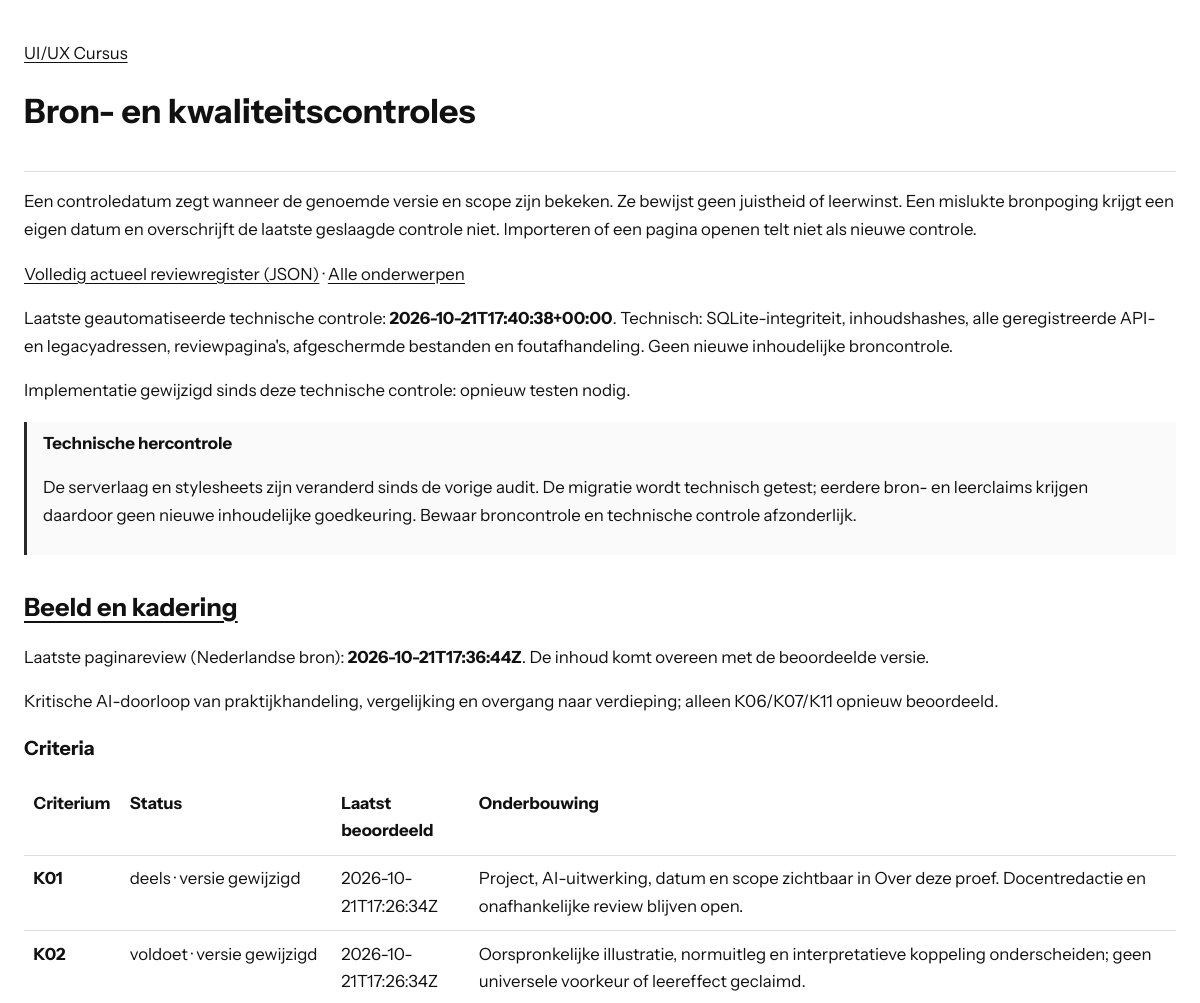
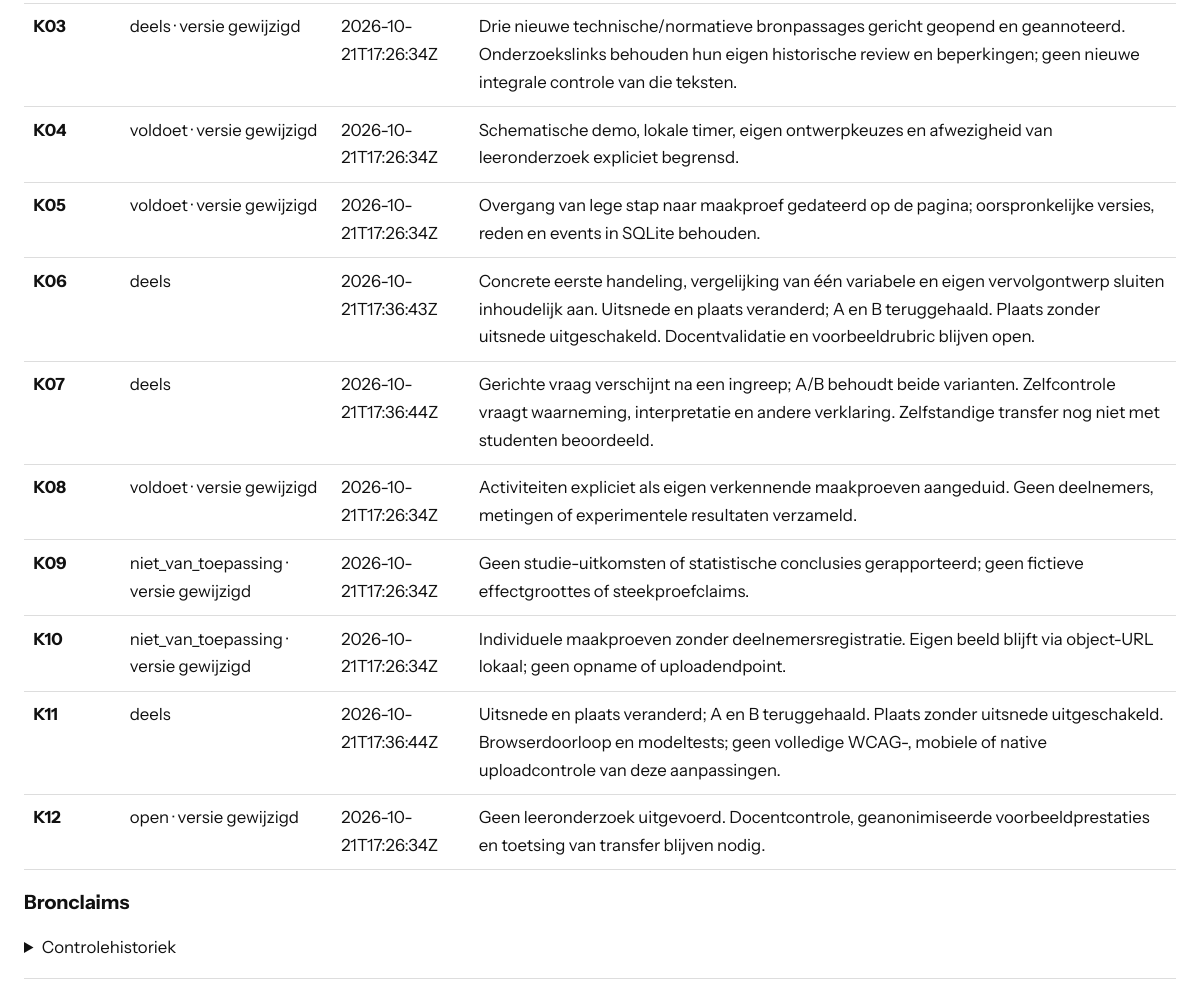
Page /checks.php?topic=herkennen on the committed database (2 pictures, top to bottom).
### tables this page shows
CREATE TABLE metadata (key TEXT PRIMARY KEY, value TEXT NOT NULL);

CREATE TABLE criterion_checks (
    topic_id TEXT NOT NULL REFERENCES topics(id), criterion TEXT NOT NULL,
    status TEXT NOT NULL, evidence TEXT NOT NULL, last_checked_at TEXT,
    checked_hash TEXT NOT NULL, PRIMARY KEY(topic_id,criterion)
);

### lib/course.php (called while the page is built, shortened)
<?php
function course_decode(string $value): array
{
    return json_decode($value, true, 512, JSON_THROW_ON_ERROR);
}
function course_meta(PDO $db, string $key): array
{
    $q = $db->prepare('SELECT value FROM metadata WHERE key = ?');
    $q->execute([$key]);
    $value = $q->fetchColumn();
    return $value === false ? [] : course_decode($value);
}
function course_topics(PDO $db): array
{
    $q = $db->prepare('SELECT id, metadata_json FROM topics ORDER BY position');
    $q->execute();
    return array_map(static function (array $row): array {
        $topic = course_decode($row['metadata_json']);
        $topic['contentFile'] = 'api.php?resource=content&id=' . rawurlencode($row['id']) . '&lang=nl';
        return $topic;
    }, $q->fetchAll());
}
function course_review(PDO $db, string $id): ?array
{
    $q = $db->prepare('SELECT p.*, c.content_hash FROM page_reviews p JOIN contents c ON c.topic_id=p.topic_id AND c.lang=? WHERE p.topic_id=?');
    $q->execute(['nl', $id]);
    $row = $q->fetch();
    $review = course_decode($row['review_json']);
    $review['review_language'] = 'nl';
    $review['last_checked_at'] = $row['last_checked_at'];
    $review['checked_hash'] = $row['checked_hash'];
    $review['current_hash'] = $row['content_hash'];
    $review['needs_content_review'] = $row['checked_hash'] !== $row['content_hash'];
    $q = $db->prepare('SELECT * FROM criterion_checks WHERE topic_id=? ORDER BY criterion');
    $q->execute([$id]);
    foreach ($q as $item) {
        $review['criteria'][$item['criterion']] = [
            'status' => $item['status'], 'evidence' => $item['evidence'],
            'last_checked_at' => $item['last_checked_at'], 'checked_hash' => $item['checked_hash'],
            'needs_review' => $item['checked_hash'] !== $row['content_hash'],
        ];
    }
    $q = $db->prepare('SELECT * FROM claims WHERE topic_id=? ORDER BY id');
    $q->execute([$id]);
    $review['claims'] = [];
    return $review;
}
function course_dependencies(PDO $db): array
{
    $expected = course_meta($db, 'audit')['dependency_hashes'] ?? [];
    $result = [];
    foreach ($expected as $file => $hash) {
        $path = COURSE_ROOT . '/' . $file;
        $current = is_file($path) ? hash_file('sha256', $path) : null;
        $result[] = ['file' => $file, 'checked_hash' => $hash, 'current_hash' => $current, 'needs_review' => $current !== $hash];
    }
    return $result;
}
function course_e(mixed $text): string
{
    return htmlspecialchars((string)$text, ENT_QUOTES | ENT_SUBSTITUTE, 'UTF-8');
}
function course_slug(mixed $value): ?string
{
    return is_string($value) && preg_match('/\A[a-z0-9]+(?:-[a-z0-9]+)*\z/D', $value) ? $value : null;
}

### checks.php (the view, shortened to what this page needs)
<?php
require_once __DIR__ . '/lib/course.php';
try {
    $db = course_db();
    $topics = course_topics($db);
    $selected = isset($_GET['topic']) ? course_slug($_GET['topic']) : null;
    $review = $selected !== null ? course_review($db, $selected) : null;
    $reviews = $selected === null ? course_reviews($db)['records'] : [$review];
} catch (Throwable $error) {
    error_log('Course checks: ' . $error->getMessage());
    http_response_code(503);
    exit('De controles zijn tijdelijk niet beschikbaar.');
}
?>
<!doctype html>
<html lang="nl"><head><meta charset="utf-8"><meta name="viewport" content="width=device-width,initial-scale=1">
<title>Bron- en kwaliteitscontroles - UI/UX Cursus</title><link rel="stylesheet" href="styles/checks.css?v=instrument1"></head>
<body><header><a href="index.php">UI/UX Cursus</a><h1>Bron- en kwaliteitscontroles</h1></header><main>
<p>Een controledatum zegt wanneer de genoemde versie en scope zijn bekeken. Ze bewijst geen juistheid of leerwinst. Een mislukte bronpoging krijgt een eigen datum en overschrijft de laatste geslaagde controle niet. Importeren of een pagina openen telt niet als nieuwe controle.</p>
<p><a href="api.php?resource=reviews">Volledig actueel reviewregister (JSON)</a> · <a href="checks.php">Alle onderwerpen</a></p>
<?php $technical = course_meta($db, 'technical_validation'); if ($technical): ?>
<p>Laatste geautomatiseerde technische controle: <strong><?= course_e($technical['validated_at']) ?></strong>. <?= course_e($technical['scope']) ?></p>
<?php $technicalChanged = array_filter($technical['file_hashes'], static fn(string $hash, string $file): bool => !is_file(COURSE_ROOT . '/' . $file) || hash_file('sha256', COURSE_ROOT . '/' . $file) !== $hash, ARRAY_FILTER_USE_BOTH); if ($technicalChanged): ?><p>Implementatie gewijzigd sinds deze technische controle: opnieuw testen nodig.</p><?php endif; ?>
<?php endif; ?>
<?php $changed = array_filter(course_dependencies($db), static fn(array $r): bool => $r['needs_review']); ?>
<?php if ($changed): ?><aside><strong>Technische hercontrole</strong><p>De serverlaag en stylesheets zijn veranderd sinds de vorige audit. De migratie wordt technisch getest; eerdere bron- en leerclaims krijgen daardoor geen nieuwe inhoudelijke goedkeuring. Bewaar broncontrole en technische controle afzonderlijk.</p></aside><?php endif; ?>
<?php foreach ($reviews as $item): ?>
<section><h2><a href="index.php?topic=<?= course_e($item['id']) ?>#<?= course_e($item['id']) ?>"><?= course_e(array_values(array_filter($topics, static fn(array $t): bool => $t['id'] === $item['id']))[0]['titel']) ?></a></h2>
<p>Laatste paginareview (Nederlandse bron): <strong><?= course_e($item['last_checked_at'] ?? 'nog niet gecontroleerd') ?></strong>. <?= !$item['last_checked_at'] ? 'Nog niet inhoudelijk beoordeeld.' : ($item['needs_content_review'] ? 'Inhoud gewijzigd sinds deze review: hercontrole nodig.' : 'De inhoud komt overeen met de beoordeelde versie.') ?></p>
<p><?= course_e($item['review_scope'] ?? '') ?></p>
<?php if ($selected === null): ?><p><a href="checks.php?topic=<?= course_e($item['id']) ?>">Bekijk criteria, bronclaims en controledatums</a></p><?php else: ?>
<h3>Criteria</h3><div class="table-scroll"><table><thead><tr><th>Criterium</th><th>Status</th><th>Laatst beoordeeld</th><th>Onderbouwing</th></tr></thead><tbody>
<?php foreach ($item['criteria'] as $key => $criterion): ?><tr><th><?= course_e($key) ?></th><td><?= course_e($criterion['status']) ?><?= !$criterion['last_checked_at'] ? ' · nog niet beoordeeld' : ($criterion['needs_review'] ? ' · versie gewijzigd' : '') ?></td><td><?= course_e($criterion['last_checked_at'] ?? 'onbekend') ?></td><td><?= course_e($criterion['evidence']) ?></td></tr><?php endforeach; ?>
</tbody></table></div><h3>Bronclaims</h3>
<details><summary>Controlehistoriek</summary></details>
<?php endif; ?></section>
<?php endforeach; ?>
</main></body></html>

### styles/checks.css (style rules this page uses)
:root { color-scheme: light; }
body { max-width: 76rem; margin: auto; padding: 1.5rem; color: #111; background: white; font: 1.05rem/1.65 "Instrument Sans",system-ui,sans-serif; }
h1,h2,h3,h4 { font-family: "Instrument Sans",system-ui,sans-serif; line-height: 1.25; overflow-wrap: anywhere; }
header,section,article { padding-block: 1rem; border-bottom: 1px solid #ddd; }
a { color: inherit; text-underline-offset: .2em; }
aside { border-left: 3px solid #292929; padding: .5rem 1rem; background: #fafafa; }
table { border-collapse: collapse; width: 100%; }
th,td { text-align: left; vertical-align: top; border-bottom: 1px solid #ddd; padding: .6rem; }
.table-scroll { overflow-x: auto; }
summary { cursor: pointer; }

### rows in the picture
metadata: value "2026-10-21T17:40:38+00:00", value "Technisch: SQLite-integriteit, inhoudshashes, alle geregistreerde API- en legacyadressen, reviewpagina's, afgeschermde bestanden en foutafhandeling. Geen nieuwe inhoudelijke broncontrole."
criterion_checks: key "K01", status "deels", shows "· versie gewijzigd", last_checked_at "2026-10-21T17:26:34Z", evidence "Project, AI-uitwerking, datum en scope zichtbaar in Over deze proef. Docentredactie en onafhankelijke review blijven open."
criterion_checks: key "K02", status "voldoet", shows "· versie gewijzigd", last_checked_at "2026-10-21T17:26:34Z", evidence "Oorspronkelijke illustratie, normuitleg en interpretatieve koppeling onderscheiden; geen universele voorkeur of leereffect geclaimd."
criterion_checks: key "K04", status "voldoet", shows "· versie gewijzigd", last_checked_at "2026-10-21T17:26:34Z", evidence "Schematische demo, lokale timer, eigen ontwerpkeuzes en afwezigheid van leeronderzoek expliciet begrensd."
criterion_checks: key "K05", status "voldoet", shows "· versie gewijzigd", last_checked_at "2026-10-21T17:26:34Z", evidence "Overgang van lege stap naar maakproef gedateerd op de pagina; oorspronkelijke versies, reden en events in SQLite behouden."
criterion_checks: key "K06", status "deels", last_checked_at "2026-10-21T17:36:43Z", evidence "Concrete eerste handeling, vergelijking van één variabele en eigen vervolgontwerp sluiten inhoudelijk aan. Uitsnede en plaats veranderd; A en B teruggehaald. Plaats zonder uitsnede uitgeschakeld. Docentvalidatie en voorbeeldrubric blijven open."
criterion_checks: key "K08", status "voldoet", shows "· versie gewijzigd", last_checked_at "2026-10-21T17:26:34Z", evidence "Activiteiten expliciet als eigen verkennende maakproeven aangeduid. Geen deelnemers, metingen of experimentele resultaten verzameld."
criterion_checks: key "K09", status "niet_van_toepassing", shows "· versie gewijzigd", last_checked_at "2026-10-21T17:26:34Z", evidence "Geen studie-uitkomsten of statistische conclusies gerapporteerd; geen fictieve effectgroottes of steekproefclaims."
criterion_checks: key "K10", status "niet_van_toepassing", shows "· versie gewijzigd", last_checked_at "2026-10-21T17:26:34Z", evidence "Individuele maakproeven zonder deelnemersregistratie. Eigen beeld blijft via object-URL lokaal; geen opname of uploadendpoint."
criterion_checks: key "K12", status "open", shows "· versie gewijzigd", last_checked_at "2026-10-21T17:26:34Z", evidence "Geen leeronderzoek uitgevoerd. Docentcontrole, geanonimiseerde voorbeeldprestaties en toetsing van transfer blijven nodig."

### other values in the picture
course_e($item['last_checked_at'] ?? 'nog niet gecontroleerd') "2026-10-21T17:36:44Z"
course_e($item['review_scope'] ?? '') "Kritische AI-doorloop van praktijkhandeling, vergelijking en overgang naar verdieping; alleen K06/K07/K11 opnieuw beoordeeld."
course_e($key) "K03"
course_e($criterion['status']) "deels"
course_e($criterion['last_checked_at'] ?? 'onbekend') "2026-10-21T17:26:34Z"
course_e($criterion['evidence']) "Drie nieuwe technische/normatieve bronpassages gericht geopend en geannoteerd. Onderzoekslinks behouden hun eigen historische review en beperkingen; geen nieuwe integrale controle van die teksten."
course_e($key) "K07"
course_e($criterion['last_checked_at'] ?? 'onbekend') "2026-10-21T17:36:44Z"
course_e($criterion['evidence']) "Gerichte vraag verschijnt na een ingreep; A/B behoudt beide varianten. Zelfcontrole vraagt waarneming, interpretatie en andere verklaring. Zelfstandige transfer nog niet met studenten beoordeeld."
course_e($key) "K11"
course_e($criterion['evidence']) "Uitsnede en plaats veranderd; A en B teruggehaald. Plaats zonder uitsnede uitgeschakeld. Browserdoorloop en modeltests; geen volledige WCAG-, mobiele of native uploadcontrole van deze aanpassingen."
